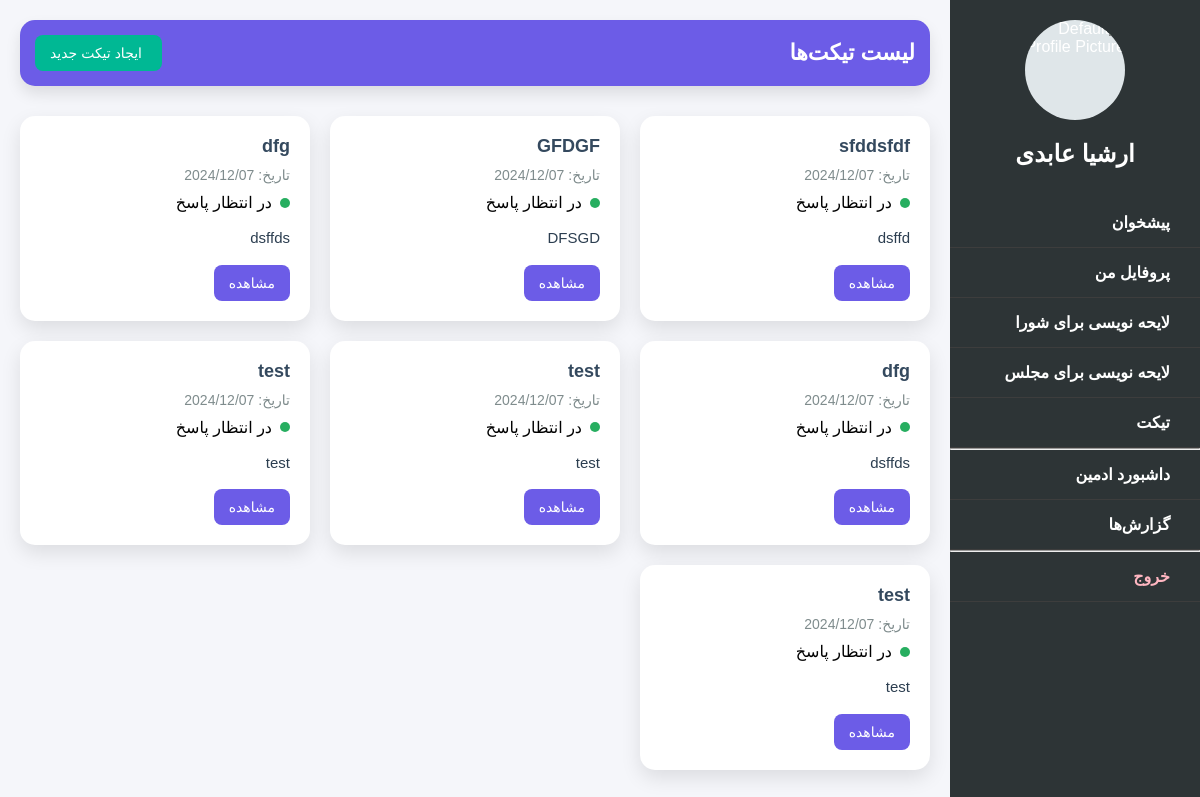
Before: /tickets/ (signed in) with the older database file.
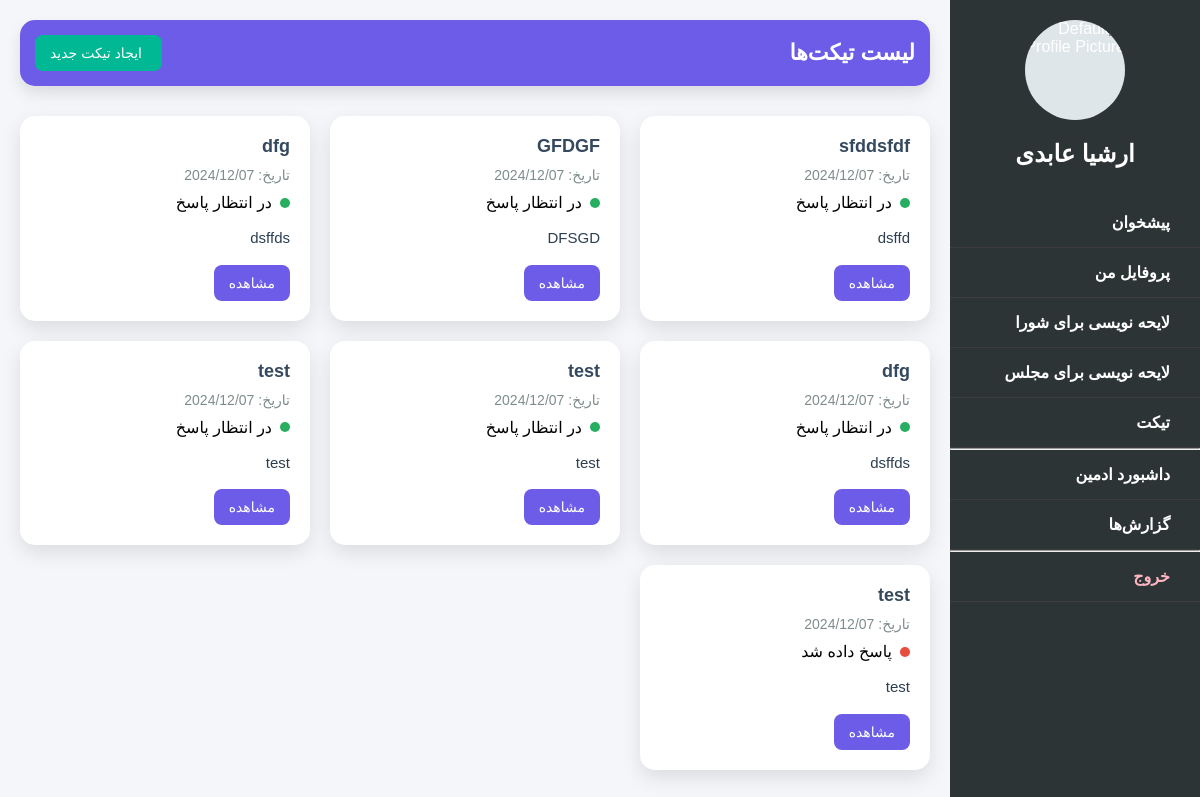
After: the same page with the newer database file.
### tickets/models.py (models this page shows, shortened)
class Ticket(models.Model):
    STATUS_CHOICES = [
        ('open', 'در انتظار پاسخ'),
        ('answered', 'باسخ داده شد'),
        ('closed', 'بسته شده'),
    ]
    section = models.CharField(max_length=100, choices=[
        ('technical', 'بخش فنی'),
        ('support', 'بخش پشتیبانی'),
        ('sales', 'بخش فروش'),
        ('other', 'سایر بخش‌ها'),
    ], default='other')
    user = models.ForeignKey(UserAccount, on_delete=models.CASCADE)
    title = models.CharField(max_length=200)
    description = models.TextField()
    status = models.CharField(max_length=20, choices=STATUS_CHOICES, default='open')
    created_at = models.DateTimeField(auto_now_add=True)
    updated_at = models.DateTimeField(auto_now=True)

### tickets/views.py (the view)
# urls.py: path('tickets/', views.ticket_list, name='ticket_list'),
@login_required
def ticket_list(request):
    tickets = Ticket.objects.filter(user=request.user)
    return render(request, 'ticket_list.html', {'tickets': tickets})

### tickets/templates/ticket_list.html (shortened to what this page needs)
<!DOCTYPE html>
<html lang="fa">
<head>
    <link rel="stylesheet" href="https://unpkg.com/ionicons@4.5.10-0/dist/css/ionicons.min.css">
</head>
<body>
{% include 'pannel/menu.html' %}
<main class="main-content">
    <div class="dashboard-header">
        <h1>لیست تیکت‌ها</h1>
        <a href="{% url 'tickets:create_ticket' %}" class="new-ticket-btn">
             ایجاد تیکت جدید
        </a>
    </div>
    <div class="ticket-list">
        {% if tickets %}
            {% for ticket in tickets %}
                <div class="ticket-card">
                    <div>
                        <div class="ticket-title">{{ ticket.title }}</div>
                        <div class="ticket-date">تاریخ: {{ ticket.created_at|date:"Y/m/d" }}</div>
                        <div class="ticket-status">
                    <span class="status-indicator
                        {% if ticket.status == 'open' %}status-open{% elif ticket.status == 'in_progress' %}status-in-progress{% else %}status-closed{% endif %}"></span>
                            {% if ticket.status == 'open' %}در انتظار پاسخ{% elif ticket.status == 'answered' %}
                                پاسخ داده شد{% else %}بسته{% endif %}
                        </div>
                        <p class="ticket-description">{{ ticket.description|truncatechars:100 }}</p>
                    </div>
                    <div class="ticket-actions">
                        <a href="{% url 'tickets:ticket_detail' ticket.id %}" class="btn">مشاهده</a>
                    </div>
                </div>
            {% endfor %}
        {% else %}
            <p>هیچ تیکتی برای نمایش وجود ندارد.</p>
        {% endif %}
    </div>
</main>
</body>
</html>

Changed rows visible on the page:
changed Ticket (number 7 of 7 on the later page): status "در انتظار پاسخ" → "پاسخ داده شد"
